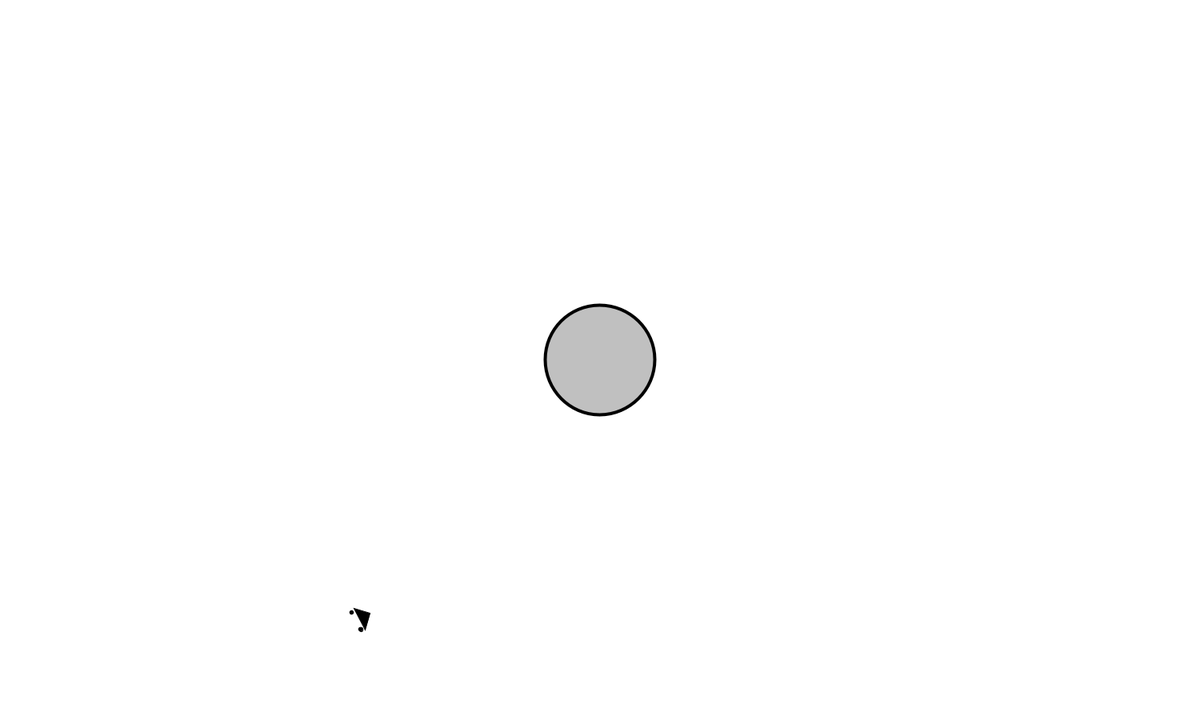
Frame 1 (no input)
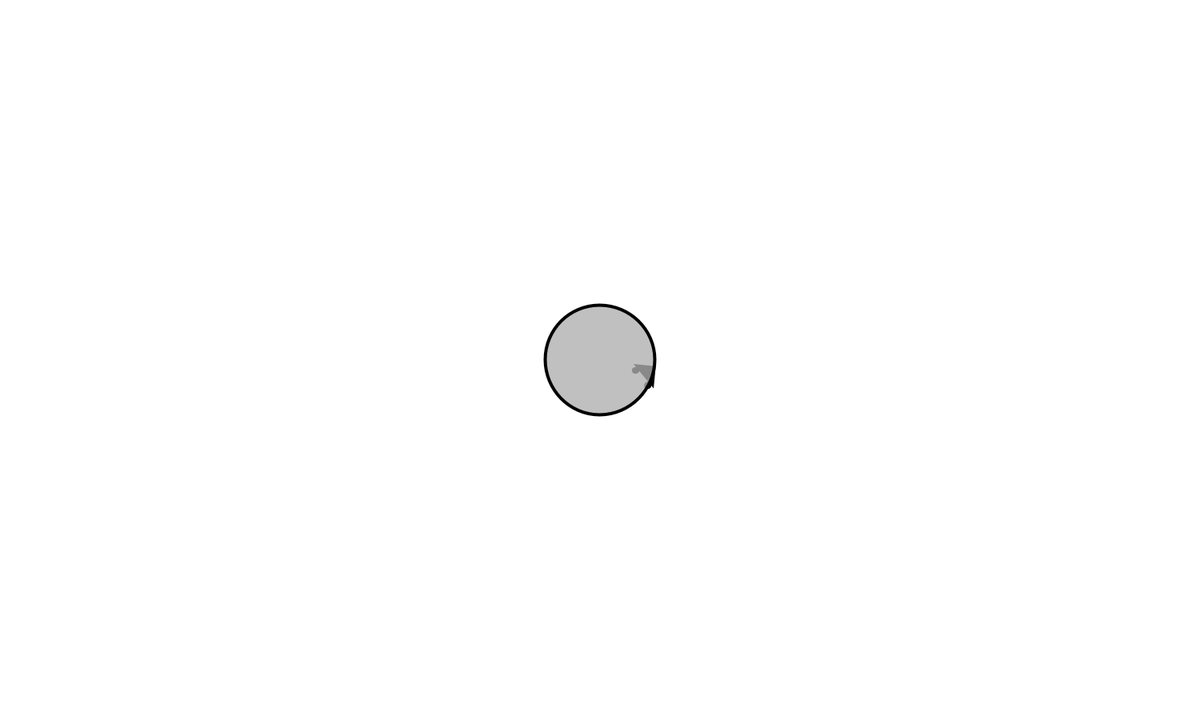
Frame 60 (the mouse pressed at the canvas centre just before this capture)
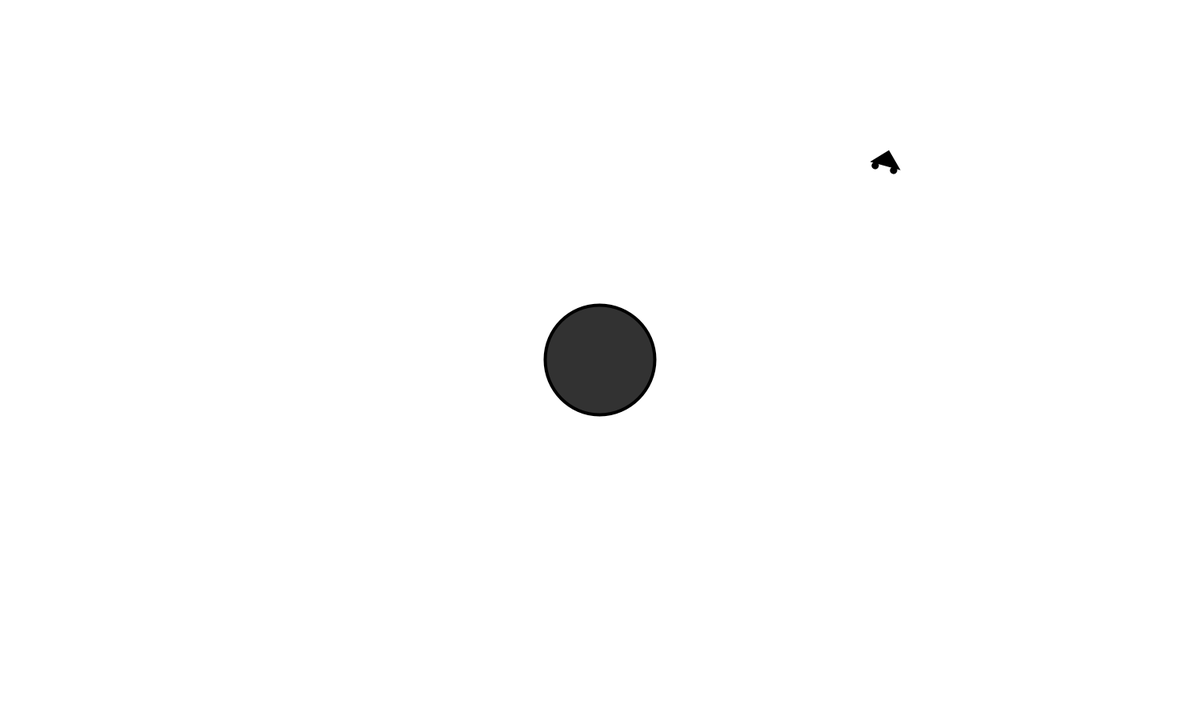
Frame 120 (the mouse held since frame 60 and released just before this capture)

The Processing sketch that drew these frames (run headless with seeded random() and noise(); from frame 60 on, the mouse is pressed at the canvas centre):

// Processing sketch: space_ball
// ── space_ball.pde
attrach_ball attrach_ball;
space []space=new space[200];
float dist;
int n;
void setup()
{
  size(1500,900);
  attrach_ball=new attrach_ball(width/2,height/2,map(random(1),0,1,4,11));
  space[0]=new space(map(random(1),0,1,200,1200),map(random(1),0,1,150,800),map(random(1),0,1,2,6));
}

//main
void draw()
{
  background(255);
  for(int i=0;i<=n;i++)
  {
    space[i].applyforge(attrach_ball);
    space[i].update();
    space[i].turn();
    space[i].check();
    space[i].show();
  }
  attrach_ball.check();
  attrach_ball.show();
}

void mousePressed()
{
  float dist=dist(mouseX,mouseY,attrach_ball.location.x,attrach_ball.location.y);
  if(dist>(attrach_ball.mass*16)/2)
  {
   n++;
   space[n]=new space(mouseX,mouseY,map(random(1),0,1,2,6));
  }
}
// ── attrach_ball.pde
class attrach_ball
{
  PVector location;
  float x,y;
  float mass;
  boolean dragging,rollover;
  attrach_ball(float x_,float y_,float m)
  {
    x=x_;
    y=y_;
    location=new PVector (x,y);
    mass=m;
  }
  
  
  void check()
  {
    float dist;
    dist=dist(mouseX,mouseY,location.x,location.y);
    if(dist<(mass*16)/2)
    rollover=true;
    if(dist<(mass*16)/2&&mousePressed)
    {
      dragging=true;
      location.x=mouseX;
      location.y=mouseY;
    }
  }
  
  void show()
  {
    //ellipseMode(CENTER);
    strokeWeight(4);
    stroke(0);
    if (dragging) fill (50);
    else if (rollover) fill(100);
    else fill(175,200);
    ellipse(location.x,location.y,mass*16,mass*16);
    dragging=false;
    rollover=false;
  }
}
// ── space.pde
class space
{
  PVector location;
  PVector jspeed;
  PVector speed;
  float angle;
  float mass;
  float turn;
  space(float x,float y,float m)
  {
    location=new PVector(x,y);
    speed=new PVector(map(random(1),0,1,-4,4),map(random(1),0,1,-4,4));
    jspeed=new PVector(0,0);
    mass=m;
  }
  
  void turn()
  {
    //float turn=speed.y/speed.x;
   angle=atan2(speed.y,speed.x);
  
  }
  
  void applyforge(attrach_ball ball)
  {
    float dist=dist(location.x,location.y,ball.location.x,ball.location.y);
    float diration=1;
    PVector attrachF=PVector.sub(location,ball.location);
    attrachF.normalize();
    if(dist<(mass*16)/2+150)
    diration=1;
    if(dist>(mass*16)/2+150)
    diration=-3;
    dist=constrain(dist,5,20);
   float G=(mass*ball.mass)/(dist*dist)*diration;
    attrachF.mult(G);
    jspeed=attrachF;
  }
  
  
  
  void update()
  {
    speed.add(jspeed);
    speed.limit(30);
    location.add(speed);
  }
  
  
  void show()
  {
    fill(0);
    pushMatrix();
   translate(location.x,location.y);
   rotate(angle);
   triangle(0,0,-15,15,-15,-15);
   ellipse(-20,12,5,5);
   ellipse(-20,-12,5,5);
   popMatrix();
 }
 
 
 void check()
 {
   if(location.x<(mass*16)/2)
    {
      location.x=(mass*16)/2;
      speed.x*=-1;
    }
    if(location.x>width-(mass*16)/2)
    {
      location.x=width-(mass*16)/2;
      speed.x*=-1;
    }
    if(location.y<(mass*16)/2)
    {
      location.y=(mass*16)/2;
      speed.y*=-1;
    }
    if(location.y>height-(mass*16)/2)
    {
      location.y=height-(mass*16)/2;
      speed.y*=-1;
    }
 }
}
